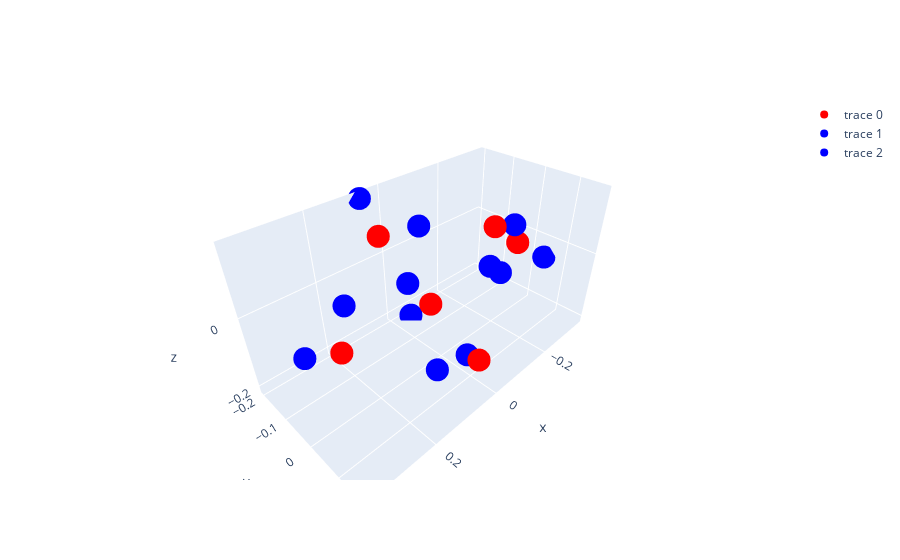

Notebook source saved alongside this figure:
### Code cell
getEnergy(cage)

### Figure 1 — Plotly figure (JSON) as saved in the notebook; plotly's stock layout.template omitted (floating-point values rounded to 4 significant figures)
{"data": [{"marker": {"color": "red"}, "mode": "markers", "type": "scatter3d", "x": [-0.06166, 0.07142, 0.284, -0.06898, -0.288, 0.06054], "y": [-0.1017, -0.1326, 0.001128, 0.08437, -0.0005263, 0.1681], "z": [-0.1426, 0.1024, -0.02396, 0.1545, -0.00395, -0.08133]}, {"marker": {"color": "blue"}, "mode": "markers", "type": "scatter3d", "x": [-0.0482, 0.01785, 0.3658, -0.02809, -0.3531, 0.0198], "y": [-0.1687, -0.056, 0.0132, 0.1379, 0.04635, 0.1014], "z": [-0.21, 0.1366, 0.02467, 0.08404, -0.05666, -0.1378]}, {"marker": {"color": "blue"}, "mode": "markers", "type": "scatter3d", "x": [-0.01052, 0.06441, 0.2295, -0.1593, -0.2267, 0.1505], "y": [-0.1331, -0.2005, -0.05614, 0.07119, -0.0391, 0.1336], "z": [-0.06576, 0.1699, 0.03246, 0.1215, -0.06846, -0.07066]}], "layout": {"xaxis": {"anchor": "y", "domain": [0, 1]}, "yaxis": {"anchor": "x", "domain": [0, 1]}}}
